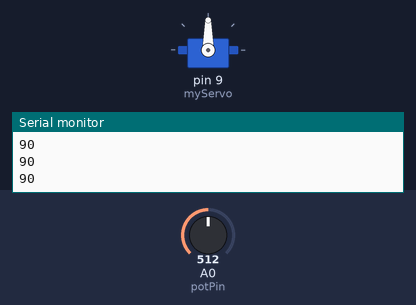
This sketch was run on a simulated Arduino Uno, built with avr-gcc and run on an emulated ATmega328P. Shown: servo, the last lines printed to the serial monitor. The inputs (shaded band) are chosen by the test bench; at power-on: A0 (potPin) = 512.

Above: at 1.2 s.
1.3 s: A0 (potPin) set to 716
At 1.8 s:
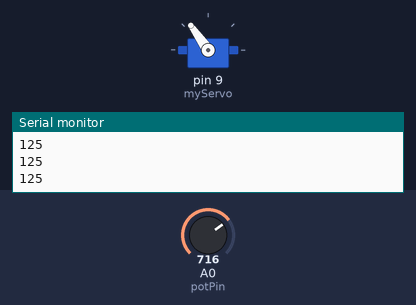
2.8 s: A0 (potPin) set to 900
At 3.3 s:
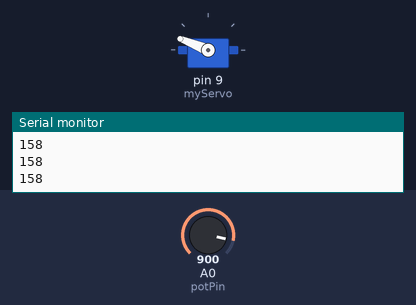
4.3 s: A0 (potPin) set to 1023
At 5.4 s:
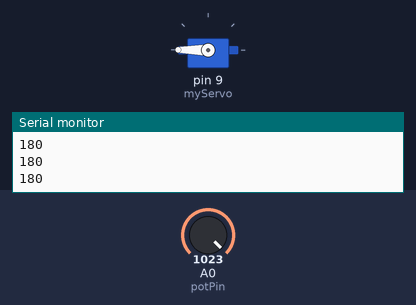
5.8 s: A0 (potPin) set to 306
At 6.3 s:
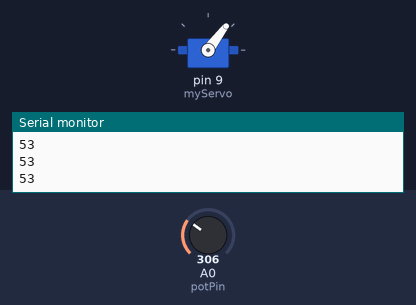
7.3 s: A0 (potPin) set to 122
At 7.6 s:
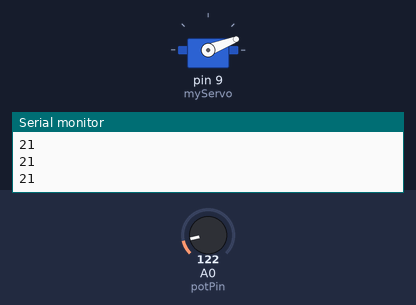
8.8 s: A0 (potPin) set to 0
At 10.1 s:
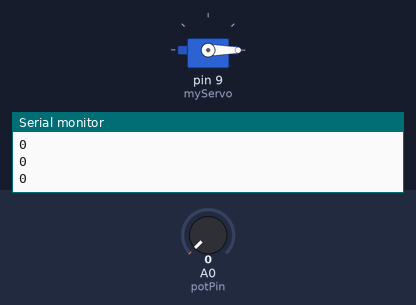
Timing chart, 0 to 11.3 s (numbered marks = the images above; inputs shaded):
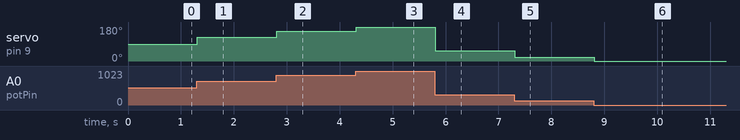

Measured:
- after the input at 1.3 s, servo on pin 9 (myServo): 90° → 125° at once
- after the input at 2.8 s, servo on pin 9 (myServo): 125° → 158° at once
- after the input at 4.3 s, servo on pin 9 (myServo): 158° → 180° at once
- after the input at 5.8 s, servo on pin 9 (myServo): 180° → 53° at once
- after the input at 7.3 s, servo on pin 9 (myServo): 53° → 21° at once
- after the input at 8.8 s, servo on pin 9 (myServo): 21° → 0° at once

The sketch:

COP_Control_Complete.ino
```cpp
// Complete COP Control System Arduino Code

#include <Servo.h>

// Define your variables here
int potPin = A0;  // Potentiometer pin
int val;

Servo myServo;  // Create a servo object

void setup() {
  myServo.attach(9);  // Attach the servo to pin 9
  Serial.begin(9600);  // Start the serial communication
}

void loop() {
  val = analogRead(potPin);  // Read the potentiometer value
  val = map(val, 0, 1023, 0, 180);  // Map the value to servo angle
  myServo.write(val);  // Set the servo position
  Serial.println(val);  // Print the value for debugging
  delay(15);  // Wait for the servo to reach the position
}
```
